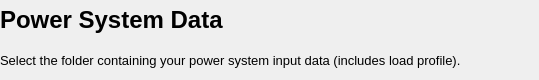
     <widget class="QFrame" name="frame_header_load">
      <property name="sizePolicy">
       <sizepolicy hsizetype="Preferred" vsizetype="Maximum">
        <horstretch>0</horstretch>
        <verstretch>0</verstretch>
       </sizepolicy>
      </property>
      <property name="maximumSize">
       <size>
        <width>16777215</width>
        <height>80</height>
       </size>
      </property>
      <property name="frameShape">
       <enum>QFrame::NoFrame</enum>
      </property>
      <property name="frameShadow">
       <enum>QFrame::Raised</enum>
      </property>
      <layout class="QHBoxLayout" name="horizontalLayout_header_load">
       <property name="leftMargin">
        <number>0</number>
       </property>
       <property name="topMargin">
        <number>0</number>
       </property>
       <property name="rightMargin">
        <number>0</number>
       </property>
       <property name="bottomMargin">
        <number>0</number>
       </property>
       <item>
        <layout class="QVBoxLayout" name="verticalLayout_header_text_load">
         <property name="spacing">
          <number>2</number>
         </property>
         <item>
          <widget class="QLabel" name="label_title_load">
           <property name="font">
            <font>
             <family>Segoe UI</family>
             <pointsize>18</pointsize>
             <weight>75</weight>
             <bold>true</bold>
            </font>
           </property>
           <property name="text">
            <string>Power System Data</string>
           </property>
           <property name="textRole" stdset="0">
            <string>heading</string>
           </property>
          </widget>
         </item>
         <item>
          <widget class="QLabel" name="label_subtitle_load">
           <property name="font">
            <font>
             <family>Segoe UI</family>
             <pointsize>10</pointsize>
            </font>
           </property>
           <property name="text">
            <string>Select the folder containing your power system input data (includes load profile).</string>
           </property>
           <property name="textRole" stdset="0">
            <string>subtitle</string>
           </property>
          </widget>
         </item>
        </layout>
       </item>
       <item>
        <spacer name="horizontalSpacer_header_load">
         <property name="orientation">
          <enum>Qt::Horizontal</enum>
         </property>
         <property name="sizeType">
          <enum>QSizePolicy::Expanding</enum>
         </property>
         <property name="sizeHint" stdset="0">
          <size>
           <width>40</width>
           <height>20</height>
          </size>
         </property>
        </spacer>
       </item>
       <item>
        <widget class="QToolButton" name="load_help_button">
         <property name="text">
          <string/>
         </property>
         <property name="icon">
          <iconset resource="../../../resources.qrc">
           <normaloff>:/icon/images/icons/help_FILL0_wght200_GRAD0_opsz48.png</normaloff>:/icon/images/icons/help_FILL0_wght200_GRAD0_opsz48.png</iconset>
         </property>
         <property name="iconSize">
          <size>
           <width>24</width>
           <height>24</height>
          </size>
         </property>
         <property name="autoRaise">
          <bool>true</bool>
         </property>
         <property name="btnRole" stdset="0">
          <string>icon</string>
         </property>
        </widget>
       </item>
      </layout>
     </widget>
